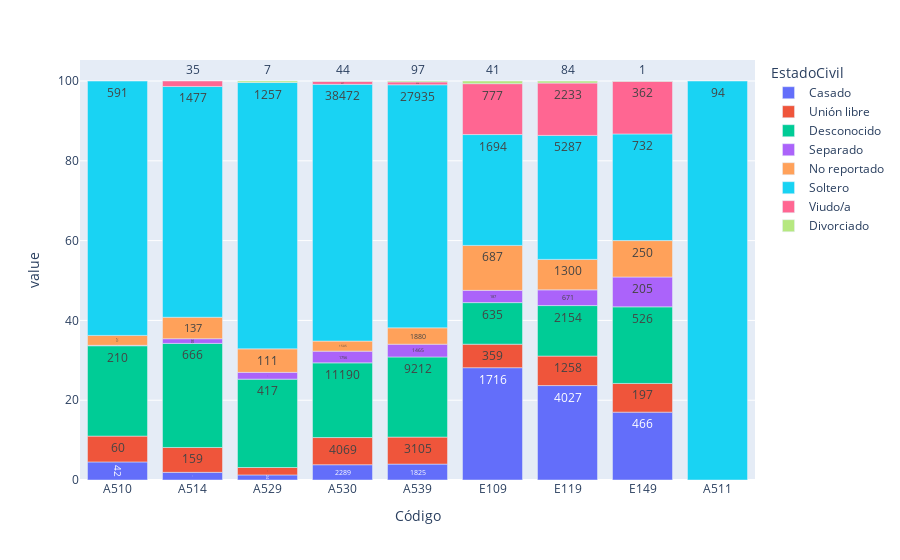

Source (notebook cell):
### Code cell
var_of_interest = 'EstadoCivil'

df_analysis = merged[['Nombre', 'Código', var_of_interest]].value_counts().to_frame('Count')
df_analysis['Percentage'] = (df_analysis.Count / sum(df_analysis.Count) * 100).round(2)
df_analysis.sort_values(['Código', 'Count'], ascending=False)

df_analysis = df_analysis.reset_index()
df_analysis['Percentage'] = df_analysis.apply(lambda row: percentage_for_code(df_analysis, row), axis=1)
df_analysis = df_analysis.sort_values(['Código'])

fig = px.bar(
    df_analysis,
    x='Código',
    y=['Percentage'],
    color=var_of_interest,
    # text=df_analysis['Percentage'].apply(lambda x: '{0:1.2f}%'.format(x)),
    text=df_analysis['Count'],
    )
# fig.update_layout(height=400, width=800)
# fig.update_layout(xaxis={'categoryorder':'total descending'})
fig.show()

### Figure 1 — Plotly figure (JSON) as saved in the notebook; plotly's stock layout.template omitted (floating-point values rounded to 4 significant figures)
{"data": [{"alignmentgroup": "True", "hovertemplate": "EstadoCivil=Casado<br>Código=%{x}<br>value=%{y}<br>Count=%{text}<extra></extra>", "legendgroup": "Casado", "marker": {"color": "#636efa", "pattern": {"shape": ""}}, "name": "Casado", "offsetgroup": "Casado", "orientation": "v", "showlegend": true, "text": [42, 49, 24, 2289, 1825, 1716, 4027, 466], "textposition": "auto", "type": "bar", "x": ["A510", "A514", "A529", "A530", "A539", "E109", "E119", "E149"], "xaxis": "x", "y": [4.53, 1.92, 1.27, 3.83, 3.98, 28.15, 23.67, 17.01], "yaxis": "y"}, {"alignmentgroup": "True", "hovertemplate": "EstadoCivil=Unión libre<br>Código=%{x}<br>value=%{y}<br>Count=%{text}<extra></extra>", "legendgroup": "Unión libre", "marker": {"color": "#EF553B", "pattern": {"shape": ""}}, "name": "Unión libre", "offsetgroup": "Unión libre", "orientation": "v", "showlegend": true, "text": [60, 159, 35, 4069, 3105, 359, 1258, 197], "textposition": "auto", "type": "bar", "x": ["A510", "A514", "A529", "A530", "A539", "E109", "E119", "E149"], "xaxis": "x", "y": [6.47, 6.23, 1.86, 6.81, 6.77, 5.89, 7.39, 7.19], "yaxis": "y"}, {"alignmentgroup": "True", "hovertemplate": "EstadoCivil=Desconocido<br>Código=%{x}<br>value=%{y}<br>Count=%{text}<extra></extra>", "legendgroup": "Desconocido", "marker": {"color": "#00cc96", "pattern": {"shape": ""}}, "name": "Desconocido", "offsetgroup": "Desconocido", "orientation": "v", "showlegend": true, "text": [210, 666, 417, 11190, 9212, 635, 2154, 526], "textposition": "auto", "type": "bar", "x": ["A510", "A514", "A529", "A530", "A539", "E109", "E119", "E149"], "xaxis": "x", "y": [22.65, 26.09, 22.15, 18.72, 20.09, 10.42, 12.66, 19.2], "yaxis": "y"}, {"alignmentgroup": "True", "hovertemplate": "EstadoCivil=Separado<br>Código=%{x}<br>value=%{y}<br>Count=%{text}<extra></extra>", "legendgroup": "Separado", "marker": {"color": "#ab63fa", "pattern": {"shape": ""}}, "name": "Separado", "offsetgroup": "Separado", "orientation": "v", "showlegend": true, "text": [1, 30, 32, 1756, 1465, 187, 671, 205], "textposition": "auto", "type": "bar", "x": ["A510", "A514", "A529", "A530", "A539", "E109", "E119", "E149"], "xaxis": "x", "y": [0.11, 1.18, 1.7, 2.94, 3.2, 3.07, 3.94, 7.48], "yaxis": "y"}, {"alignmentgroup": "True", "hovertemplate": "EstadoCivil=No reportado<br>Código=%{x}<br>value=%{y}<br>Count=%{text}<extra></extra>", "legendgroup": "No reportado", "marker": {"color": "#FFA15A", "pattern": {"shape": ""}}, "name": "No reportado", "offsetgroup": "No reportado", "orientation": "v", "showlegend": true, "text": [23, 137, 111, 1505, 1880, 687, 1300, 250], "textposition": "auto", "type": "bar", "x": ["A510", "A514", "A529", "A530", "A539", "E109", "E119", "E149"], "xaxis": "x", "y": [2.48, 5.37, 5.89, 2.52, 4.1, 11.27, 7.64, 9.13], "yaxis": "y"}, {"alignmentgroup": "True", "hovertemplate": "EstadoCivil=Soltero<br>Código=%{x}<br>value=%{y}<br>Count=%{text}<extra></extra>", "legendgroup": "Soltero", "marker": {"color": "#19d3f3", "pattern": {"shape": ""}}, "name": "Soltero", "offsetgroup": "Soltero", "orientation": "v", "showlegend": true, "text": [591, 94, 1477, 1257, 38472, 27935, 1694, 5287, 732], "textposition": "auto", "type": "bar", "x": ["A510", "A511", "A514", "A529", "A530", "A539", "E109", "E119", "E149"], "xaxis": "x", "y": [63.75, 100, 57.85, 66.76, 64.35, 60.93, 27.79, 31.07, 26.73], "yaxis": "y"}, {"alignmentgroup": "True", "hovertemplate": "EstadoCivil=Viudo/a<br>Código=%{x}<br>value=%{y}<br>Count=%{text}<extra></extra>", "legendgroup": "Viudo/a", "marker": {"color": "#FF6692", "pattern": {"shape": ""}}, "name": "Viudo/a", "offsetgroup": "Viudo/a", "orientation": "v", "showlegend": true, "text": [35, 457, 326, 777, 2233, 362], "textposition": "auto", "type": "bar", "x": ["A514", "A530", "A539", "E109", "E119", "E149"], "xaxis": "x", "y": [1.37, 0.76, 0.71, 12.75, 13.12, 13.22], "yaxis": "y"}, {"alignmentgroup": "True", "hovertemplate": "EstadoCivil=Divorciado<br>Código=%{x}<br>value=%{y}<br>Count=%{text}<extra></extra>", "legendgroup": "Divorciado", "marker": {"color": "#B6E880", "pattern": {"shape": ""}}, "name": "Divorciado", "offsetgroup": "Divorciado", "orientation": "v", "showlegend": true, "text": [7, 44, 97, 41, 84, 1], "textposition": "auto", "type": "bar", "x": ["A529", "A530", "A539", "E109", "E119", "E149"], "xaxis": "x", "y": [0.37, 0.07, 0.21, 0.67, 0.49, 0.04], "yaxis": "y"}], "layout": {"barmode": "relative", "legend": {"title": {"text": "EstadoCivil"}, "tracegroupgap": 0}, "margin": {"t": 60}, "xaxis": {"anchor": "y", "domain": [0, 1], "title": {"text": "Código"}}, "yaxis": {"anchor": "x", "domain": [0, 1], "title": {"text": "value"}}}}
